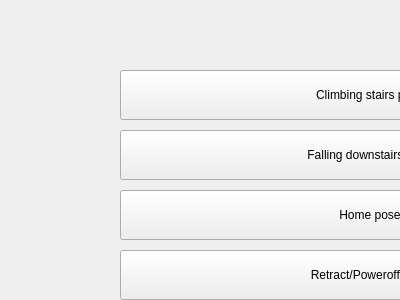
<?xml version="1.0" encoding="UTF-8"?>
<ui version="4.0">
 <class>Arm Control Marmotte GUI</class>
 <widget class="QWidget" name="Arm Control Marmotte GUI">
  <property name="geometry">
   <rect>
    <x>0</x>
    <y>0</y>
    <width>400</width>
    <height>300</height>
   </rect>
  </property>
  <property name="windowTitle">
   <string>Arm Control Marmotte GUI</string>
  </property>
  <widget class="QPushButton" name="Upstairs">
   <property name="geometry">
    <rect>
     <x>120</x>
     <y>70</y>
     <width>500</width>
     <height>50</height>
    </rect>
   </property>
   <property name="text">
    <string>Climbing stairs pose</string>
   </property>
  </widget>
  <widget class="QPushButton" name="Downstairs">
   <property name="geometry">
    <rect>
     <x>120</x>
     <y>130</y>
     <width>500</width>
     <height>50</height>
    </rect>
   </property>
   <property name="text">
    <string>Falling downstairs pose</string>
   </property>
  </widget>
  <widget class="QPushButton" name="Home">
   <property name="geometry">
    <rect>
     <x>120</x>
     <y>190</y>
     <width>500</width>
     <height>50</height>
    </rect>
   </property>
   <property name="text">
    <string>Home pose</string>
   </property>
  </widget>
  <widget class="QPushButton" name="Sleep">
   <property name="geometry">
    <rect>
     <x>120</x>
     <y>250</y>
     <width>500</width>
     <height>50</height>
    </rect>
   </property>
   <property name="text">
	   <string>Retract/Poweroff pose</string>
   </property>
  </widget>
  <widget class="QPushButton" name="DoorKnob">
   <property name="geometry">
    <rect>
     <x>120</x>
     <y>320</y>
     <width>500</width>
     <height>50</height>
    </rect>
   </property>
   <property name="text">
	   <string>Standard height door pose</string>
   </property>
  </widget>
  <widget class="QPushButton" name="Table">
   <property name="geometry">
    <rect>
     <x>120</x>
     <y>390</y>
     <width>500</width>
     <height>50</height>
    </rect>
   </property>
   <property name="text">
	   <string>Standard height table pose</string>
   </property>
  </widget>
  <widget class="QPushButton" name="ReachTest">
   <property name="geometry">
    <rect>
     <x>120</x>
     <y>460</y>
     <width>500</width>
     <height>50</height>
    </rect>
   </property>
   <property name="text">
	   <string>28 inches reach test pose</string>
   </property>
  </widget>
 </widget>
 <resources/>
 <connections/>
</ui>
